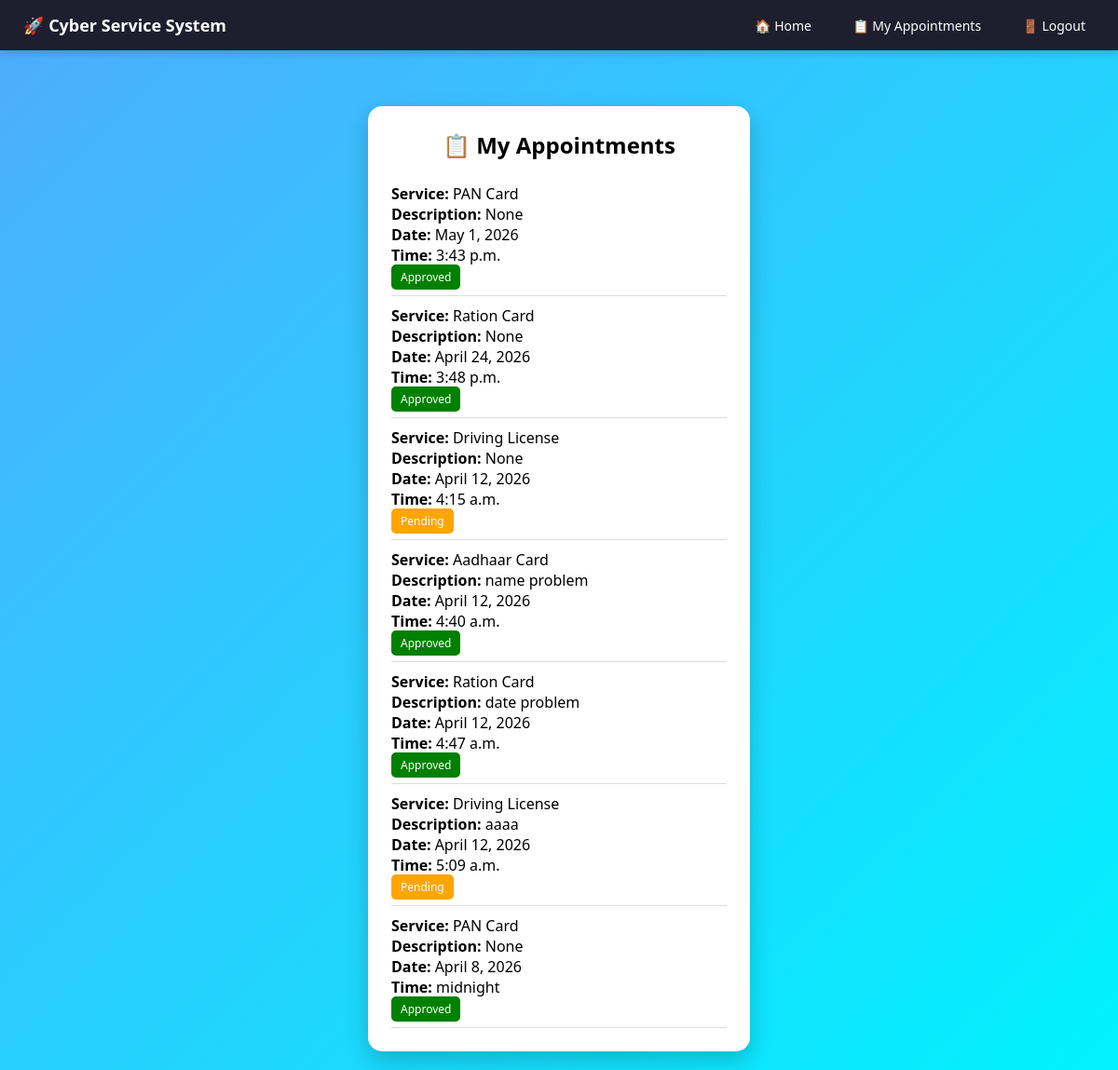
The page /my/ (signed in) on the database its author committed.
### appointments/models.py (models this page shows, shortened)
class Appointment(models.Model):
    STATUS_CHOICES = (
        ('Pending', 'Pending'),
        ('Approved', 'Approved'),
        ('Rejected', 'Rejected'),
    )
    user = models.ForeignKey(User, on_delete=models.CASCADE)
    service = models.ForeignKey(Service, on_delete=models.CASCADE)
    date = models.DateField()
    time = models.TimeField()
    description = models.TextField(blank=True, null=True)  # ✅ ADD THIS
    status = models.CharField(max_length=10, choices=STATUS_CHOICES, default='Pending')

### services/models.py (models this page shows, shortened)
class Service(models.Model):
    name = models.CharField(max_length=100)
    price = models.IntegerField()

### appointments/views.py (the view)
# urls.py: path('my/', app.my_appointments, name='my_appointments'),
@login_required
def my_appointments(request):
    data = Appointment.objects.filter(user=request.user).order_by('-date')
    return render(request, 'my_appointments.html', {'data': data})

### services/models.py (called while the page is built)
    def __str__(self):
        return self.name
        return self.name

### templates/my_appointments.html
{% extends 'base.html' %}
{% block content %}
<div class="card">
<h2>📋 My Appointments</h2>
{% for a in data %}
<div style="border-bottom:1px solid #ddd; padding:10px 0;">
    <b>Service:</b> {{a.service}} <br>
    <b>Description:</b> {{a.description}} <br>
    <b>Date:</b> {{a.date}} <br>
    <b>Time:</b> {{a.time}} <br>
    <span class="status {{a.status}}">
        {{a.status}}
    </span>
</div>
{% empty %}
<p>No appointments yet</p>
{% endfor %}
</div>
{% endblock %}

### templates/base.html (shortened to what this page needs)
<!DOCTYPE html>
<html>
<head>
</head>
<body>
<div class="navbar">
    <div class="nav-left">🚀 Cyber Service System</div>
    <div class="nav-right">
        <a href="/home/">🏠 Home</a>
        <a href="/my/">📋 My Appointments</a>
        <a href="/logout/">🚪 Logout</a>
    </div>
</div>
<div class="container">
{% block content %}{% endblock %}
</div>
</body>
</html>

### templates/base.html (style rules this page uses)
* { margin: 0; padding: 0; box-sizing: border-box; }
body { font-family: 'Segoe UI', sans-serif; background: linear-gradient(135deg, #4facfe, #00f2fe); }
.navbar { background: #1e1e2f; color: white; padding: 15px 25px; display: flex; justify-content: space-between; align-items: center; box-shadow: 0 2px 10px rgba(0,0,0,0.2); }
.nav-left { font-size: 18px; font-weight: bold; }
.nav-right a { color: white; text-decoration: none; margin-left: 20px; font-size: 14px; padding: 6px 10px; border-radius: 6px; transition: 0.3s; }
.container { width: 90%; max-width: 450px; margin: auto; padding: 20px; }
.card { background: white; padding: 25px; border-radius: 15px; margin-top: 40px; box-shadow: 0 10px 25px rgba(0,0,0,0.2); transition: 0.3s; }
h2 { text-align: center; margin-bottom: 15px; }
.status { padding: 5px 10px; border-radius: 5px; color: white; font-size: 12px; }
.Pending { background: orange; }
.Approved { background: green; }

### rows shown on the page
Appointment: service "PAN Card", description "None", date "May 1, 2026", time "3:43 p.m.", status "Approved"
Appointment: service "Ration Card", description "None", date "April 24, 2026", time "3:48 p.m.", status "Approved"
Appointment: service "Driving License", description "None", date "April 12, 2026", time "4:15 a.m.", status "Pending"
Appointment: service "Aadhaar Card", description "name problem", date "April 12, 2026", time "4:40 a.m.", status "Approved"
Appointment: service "Ration Card", description "date problem", date "April 12, 2026", time "4:47 a.m.", status "Approved"
Appointment: service "Driving License", description "aaaa", date "April 12, 2026", time "5:09 a.m.", status "Pending"
Appointment: service "PAN Card", description "None", date "April 8, 2026", time "midnight", status "Approved"
